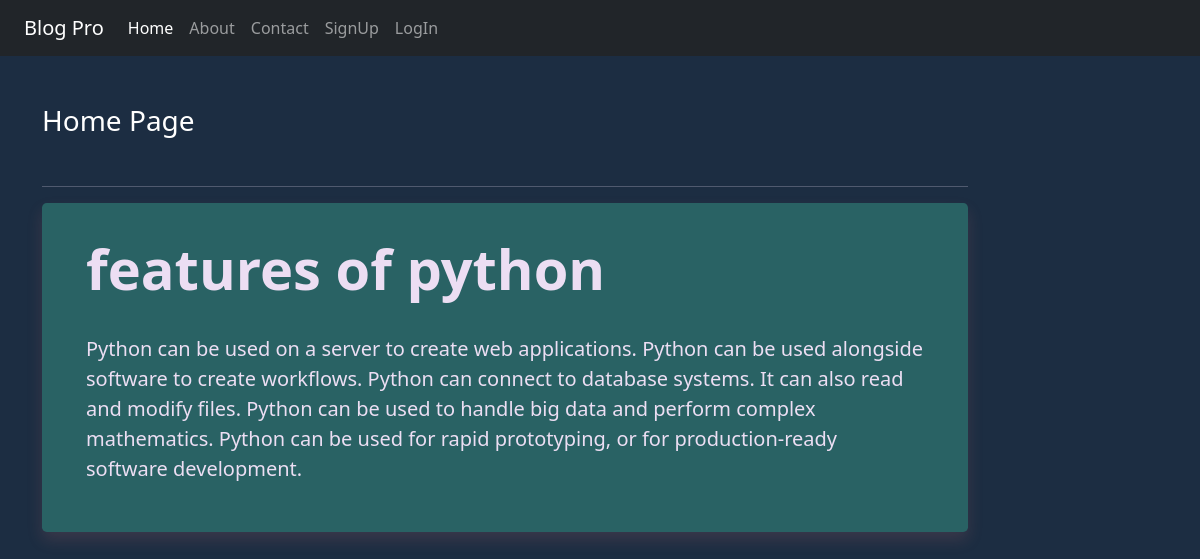
The page / on the database its author committed.
### blog/models.py (models this page shows, shortened)
class Post(models.Model):
    title = models.CharField(max_length = 150)
    desc = models.TextField()

### blog/views.py (the view)
# urls.py: 2. Add a URL to urlpatterns:  path('', views.home, name='home')
def home(request):
    posts = Post.objects.all()                          # to show post model data in html home page
    return render(request, 'blog/home.html', {'posts':posts})

### blog/templates/blog/home.html
{% extends 'blog/base.html' %}
{% load static %}
{% block content %}
<div class="col-sm-10">
    <h3 class="text-white my-5">Home Page</h3>
    <hr>
    {% for post in posts %}
        <div class="jumbotron" style="padding: 2rem; margin-bottom: 2rem; background-color: #296264; border-radius: 0.3rem; box-shadow: 0 0.5rem 1rem rgba(231, 119, 119, 0.15);">
            <div class="container">
                <h1 class="display-4" style="font-weight: bold;">{{ post.title }}</h1>
                <br>
                <p class="lead">{{ post.desc }}</p>
            </div>
        </div>
    {% endfor %}
</div>
{% endblock content %}

### blog/templates/blog/base.html (shortened to what this page needs)
<!DOCTYPE html>
{% load static %}
<html lang="en">
<head>
    <link rel="stylesheet" href="{% static 'blog/css/bootstrap.css' %}">
    <link rel="stylesheet" href="{% static 'blog/css/style.css' %}">
</head>
<body>
    <div class="container-fluid bg-dark">
        {% include 'blog/navbar.html' %}
    </div>
    <div class="container">
        <div class="row">
            {% block content %}
            {% endblock content %}
        </div>
    </div>
</body>
</html>

### blog/templates/blog/navbar.html (shortened to what this page needs)
<nav class="navbar navbar-expand-lg navbar-dark bg-dark">
    <div class="container-fluid">
      <a class="navbar-brand" href="#">Blog Pro</a>
      <div class="collapse navbar-collapse" id="navbarNav">
        <ul class="navbar-nav">
          <li class="nav-item">
            <a class="nav-link active" aria-current="page" href="/">Home</a>
          </li>
          <li class="nav-item">
            <a class="nav-link" href="{% url 'about' %}">About</a>
          </li>
          <li class="nav-item">
            <a class="nav-link" href="{% url 'contact' %}">Contact</a>
          </li>
          {% if request.user.is_authenticated %}
          <li class="nav-item">
            <a class="nav-link" href="{% url 'dashboard' %}">Dashboard</a>
          </li>
          <li class="nav-item">
            <a class="nav-link" href="{% url 'logout' %}">Logout</a>
          </li>
          {% else %}
          <li class="nav-item">
            <a class="nav-link" href="{% url 'signup' %}">SignUp</a>
          </li>
          <li class="nav-item">
            <a class="nav-link" href="{% url 'login' %}">LogIn</a>
          </li>
          {% endif %}
        </ul>
      </div>
    </div>
  </nav>

### blog/static/blog/css/style.css (style rules this page uses)
body { background-color: rgb(28, 45, 66); color: rgb(236, 222, 243); }

### rows shown on the page
Post: title "features of python", desc "Python can be used on a server to create web applications. Python can be used alongside software to create workflows. Python can connect to database systems. It can also read and modify files. Python can be used to handle big data and perform complex mathematics. Python can be used for rapid prototyping, or for production-ready software development."
